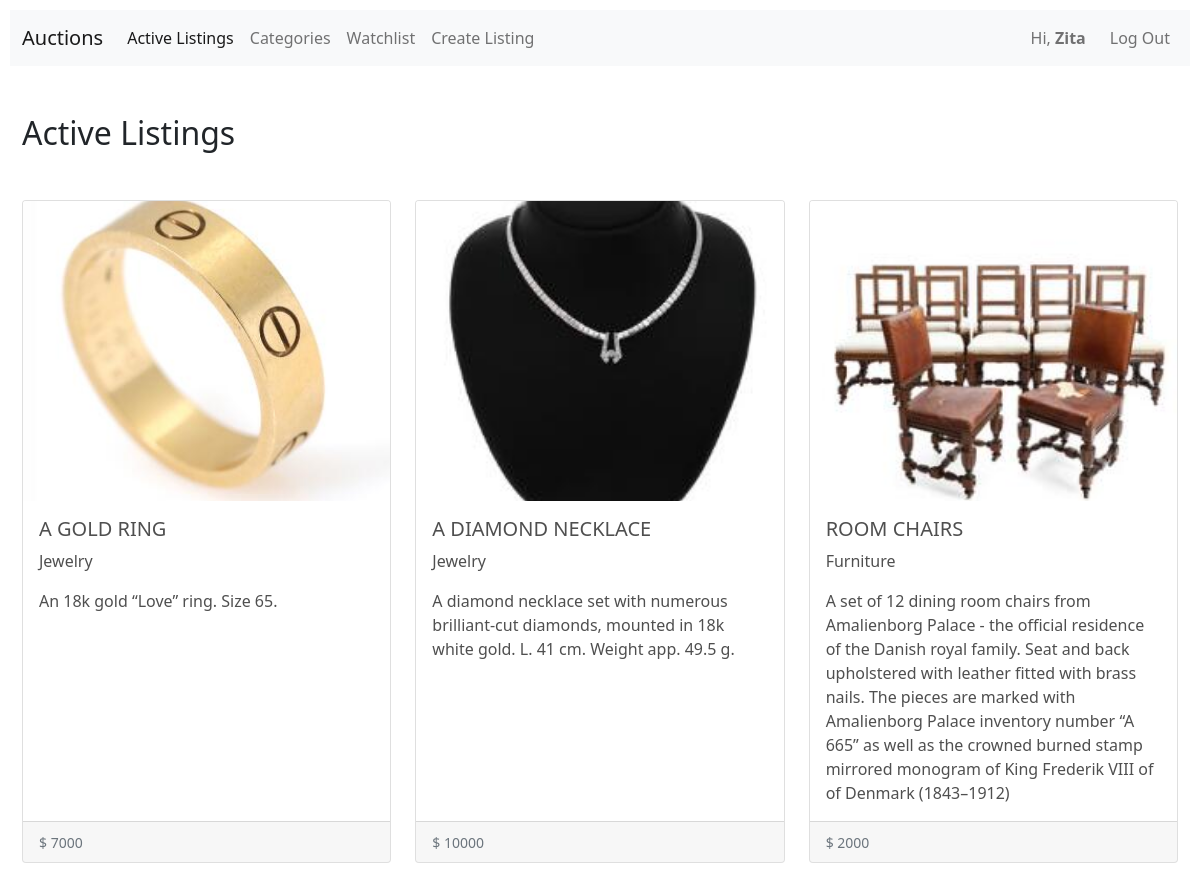
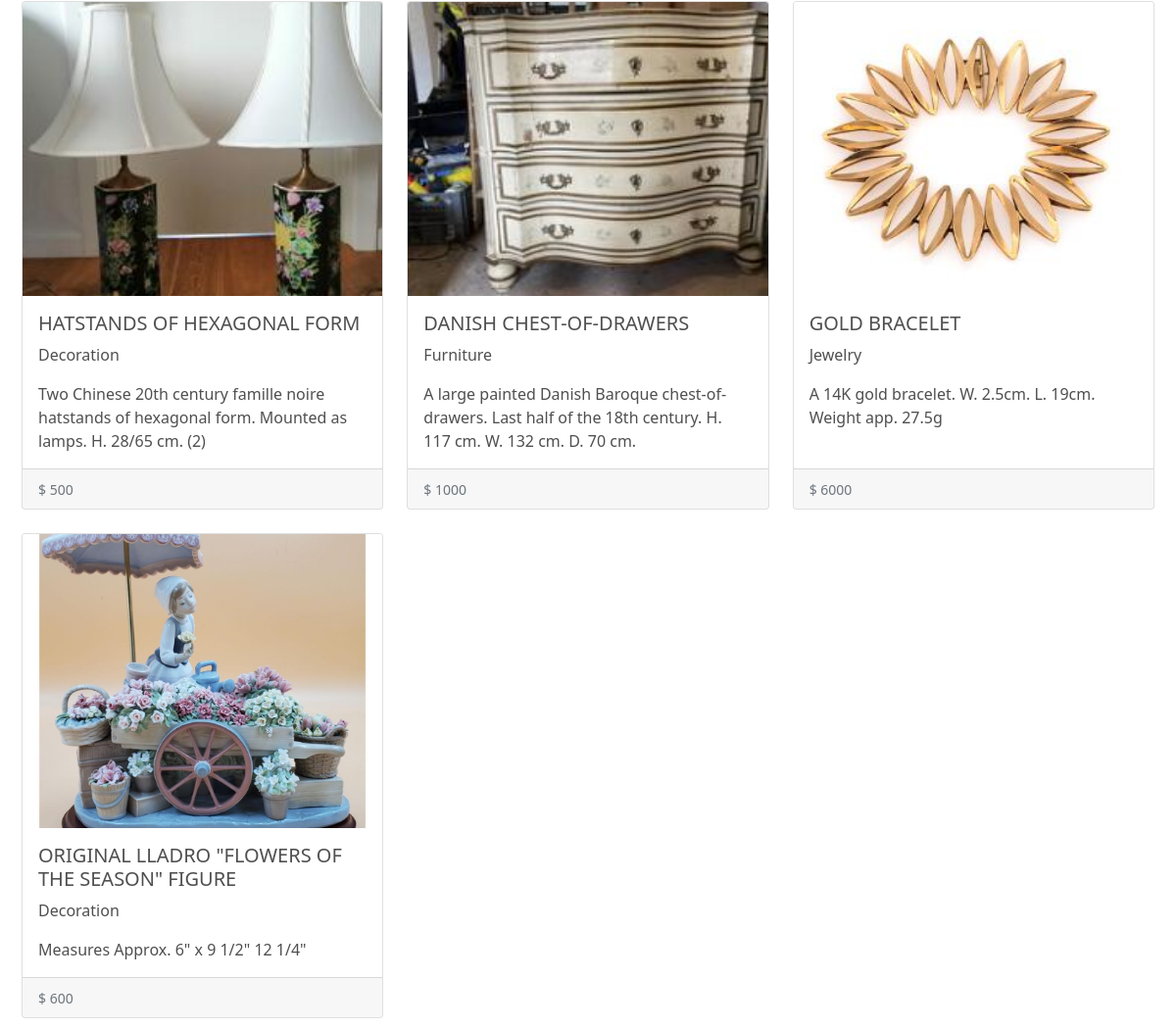
Screenshot of / (signed in) with the database file from the repository (2 pictures, top to bottom).
### auctions/models.py (models this page shows, shortened)
class User(AbstractUser):
    pass

class Listing(models.Model):
    user = models.ForeignKey('User', on_delete=models.CASCADE, related_name='listing_creator')
    title = models.CharField(max_length=64)
    category = models.ForeignKey('Category', on_delete=models.CASCADE, related_name='category')
    description = models.TextField()
    image = models.ImageField(upload_to='images')
    starting_bid = models.IntegerField()
    bids = models.ManyToManyField('Bid', related_name='bids', blank=True)
    current_bid = models.ForeignKey('Bid', on_delete=models.CASCADE, related_name='current_bid', blank=True, null=True)
    active = models.BooleanField(default=True)
    comments = models.ManyToManyField('Comment', related_name='comments', blank=True)

class Category(models.Model):
    name = models.CharField(max_length=64)
    def __str__(self):
        return f"{self.name}"

### auctions/views.py (the view)
# urls.py: path("", views.index, name="index"),
def index(request):
    listings = Listing.objects.all().filter(active=True).order_by('id').reverse()
    return render(request, "auctions/index.html", {
        "listings": listings
    })

### auctions/templates/auctions/index.html
{% extends "auctions/layout.html" %}
{% block body %}
<h2 class="mb-5">Active Listings</h2>
<div class="row row-cols-1 row-cols-md-3 g-4">
    {% for listing in listings %}
    <div class="col">
        <a href="{% url 'listing_page' listing.id %}">
            <div class="card h-100">
                <img src="{{listing.image.url}}" class="card-img-top" alt="{{listing.image}}">
                <div class="card-body">
                    <h5 class="card-title">{{ listing.title }}</h5>
                    <p class="card-text">{{ listing.category }}</p>
                    <p class="card-text">{{ listing.description }}</p>
                </div>
                <div class="card-footer">
                    <small class="text-muted">$ {{ listing.starting_bid }}</small>
                </div>
            </div>
        </a>
    </div>
    {% endfor %}
</div>
{% endblock %}

### auctions/templates/auctions/layout.html (shortened to what this page needs)
{% load static %}
<!DOCTYPE html>
<html lang="en">
  <head>
    <link
      href="https://cdn.jsdelivr.net/npm/bootstrap@5.0.2/dist/css/bootstrap.min.css"
      rel="stylesheet"
    />
    <link
      rel="stylesheet"
      href="https://cdn.jsdelivr.net/npm/bootstrap-icons@1.8.3/font/bootstrap-icons.css"
    />
    <link href="{% static 'auctions/styles.css' %}" rel="stylesheet" />
  </head>
  <body>
    <nav class="navbar navbar-expand-lg navbar-light bg-light">
      <div class="container-fluid">
        <a class="navbar-brand" href="{% url 'index' %}">Auctions</a>
        <div class="collapse navbar-collapse" id="navbarSupportedContent">
          <ul class="navbar-nav me-auto">
            <li class="nav-item">
              <a class="nav-link page active" href="{% url 'index' %}">Active Listings</a>
            </li>
            <li class="nav-item">
              <a class="nav-link page" href="{% url 'category' %}">Categories</a>
            </li>
            <li class="nav-item">
              <a class="nav-link page" href="{% url 'watchlist' %}">Watchlist</a>
            </li>
            <li class="nav-item">
              <a class="nav-link page" href="{% url 'create_listing' %}"
                >Create Listing</a
              >
            </li>
          </ul>
          <ul class="navbar-nav ms-auto">
            {% if user.is_authenticated %}
            <li class="navbar-text pe-3">
              Hi, <strong>{{ user.username }}</strong>
            </li>
            <li class="nav-item">
              <a class="nav-link" href="{% url 'logout' %}">Log Out</a>
            </li>
            {% endif %}
          </ul>
        </div>
      </div>
    </nav>
    <main class="container-fluid mt-5">
        {% block body %} {% endblock %}
    </main>
  </body>
</html>

### auctions/static/auctions/styles.css (style rules this page uses)
body { padding: 10px; }
a:link, a:visited { text-decoration: none; color: rgba(7, 7, 7, 0.709); }
.card-img-top { width: 100%; height: 25vw; object-fit: cover; }
.card-title { text-transform: uppercase; }

### rows the page displays
User: username "Zita"
Listing: image (picture), title "A GOLD RING", category "Jewelry", description "An 18k gold “Love” ring. Size 65.", starting_bid "7000"
Listing: image (picture), title "A DIAMOND NECKLACE", category "Jewelry", description "A diamond necklace set with numerous brilliant-cut diamonds, mounted in 18k white gold. L. 41 cm. Weight app. 49.5 g.", starting_bid "10000"
Listing: image (picture), title "ROOM CHAIRS", category "Furniture", description "A set of 12 dining room chairs from Amalienborg Palace - the official residence of the Danish royal family. Seat and back upholstered with leather fitted with brass nails. The pieces are marked with Amalienborg Palace inventory number “A 665” as well as the crowned burned stamp mirrored monogram of King Frederik VIII of of Denmark (1843–1912)", starting_bid "2000"
Listing: image (picture), title "HATSTANDS OF HEXAGONAL FORM", category "Decoration", description "Two Chinese 20th century famille noire hatstands of hexagonal form. Mounted as lamps. H. 28/65 cm. (2)", starting_bid "500"
Listing: image (picture), title "DANISH CHEST-OF-DRAWERS", category "Furniture", description "A large painted Danish Baroque chest-of-drawers. Last half of the 18th century. H. 117 cm. W. 132 cm. D. 70 cm.", starting_bid "1000"
Listing: image (picture), title "GOLD BRACELET", category "Jewelry", description "A 14K gold bracelet. W. 2.5cm. L. 19cm. Weight app. 27.5g", starting_bid "6000"
Listing: image (picture), title "ORIGINAL LLADRO \"FLOWERS OF THE SEASON\" FIGURE", category "Decoration", description "Measures Approx. 6\" x 9 1/2\" 12 1/4\"", starting_bid "600"
